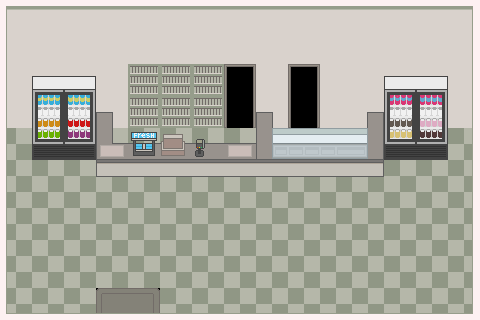

The image is a tile-based game level rendered from a .tmx file. Its description and complete source (layers, tilesets, objects, tile grids) follow:
An orthogonal 15x10 tile map with 32x32 px tiles, 4 tile layers (Tile Layer 1, Tile Layer 2, Tile Layer 3, Tile Layer 4).

<map version="1.0" orientation="orthogonal" renderorder="right-down" width="15" height="10" tilewidth="32" tileheight="32" nextobjectid="1">
 <tileset firstgid="1" name="angouries-tileset" tilewidth="32" tileheight="32" tilecount="90" columns="15">
  <image source="angouries-tileset.png" width="480" height="192" />
 </tileset>
 <layer name="Tile Layer 1" width="15" height="10">
  <data encoding="csv">
20,20,20,20,20,20,20,20,20,20,20,20,20,20,20,
19,19,19,19,19,19,19,19,19,19,19,19,19,19,19,
19,19,19,19,6,6,6,68,19,68,19,19,19,19,19,
19,19,19,19,6,6,6,83,19,83,19,19,19,19,19,
20,20,20,20,20,20,20,20,20,20,20,20,20,20,20,
20,20,20,20,20,20,20,20,20,20,20,20,20,20,20,
20,20,20,20,20,20,20,20,20,20,20,20,20,20,20,
20,20,20,20,20,20,20,20,20,20,20,20,20,20,20,
20,20,20,20,20,20,20,20,20,20,20,20,20,20,20,
20,20,20,36,37,20,20,20,20,20,20,20,20,20,20
</data>
 </layer>
 <layer name="Tile Layer 2" width="15" height="10">
  <data encoding="csv">
1,2,2,2,2,2,2,2,2,2,2,2,2,2,3,
16,0,0,0,0,0,0,0,0,0,0,0,0,0,18,
16,8,9,0,0,0,0,0,0,0,0,0,14,15,18,
16,23,24,0,0,0,0,0,46,0,0,0,29,30,18,
16,38,39,0,0,0,0,0,0,0,0,0,44,45,18,
16,0,0,40,41,41,41,41,41,41,41,43,0,0,18,
16,0,0,0,0,0,0,0,0,0,0,0,0,0,18,
16,0,0,0,0,0,0,0,0,0,0,0,0,0,18,
16,0,0,0,0,0,0,0,0,0,0,0,0,0,18,
31,32,32,32,32,32,32,32,32,32,32,32,32,32,33
</data>
 </layer>
 <layer name="Tile Layer 3" width="15" height="10">
  <data encoding="csv">
0,0,0,0,0,0,0,0,0,0,0,0,0,0,0,
0,0,0,0,0,0,0,0,0,0,0,0,0,0,0,
0,0,0,0,0,0,0,0,0,0,0,0,0,0,0,
0,0,0,10,0,0,0,0,0,0,0,13,0,0,0,
0,0,0,25,26,26,26,26,61,62,63,64,0,0,0,
0,0,0,0,0,0,0,0,0,0,0,0,0,0,0,
0,0,0,0,0,0,0,0,0,0,0,0,0,0,0,
0,0,0,0,0,0,0,0,0,0,0,0,0,0,0,
0,0,0,0,0,0,0,0,0,0,0,0,0,0,0,
0,0,0,0,0,0,0,0,0,0,0,0,0,0,0
</data>
 </layer>
 <layer name="Tile Layer 4" width="15" height="10">
  <data encoding="csv">
0,0,0,0,0,0,0,0,0,0,0,0,0,0,0,
0,0,0,0,0,0,0,0,0,0,0,0,0,0,0,
0,0,0,0,0,0,0,0,0,0,0,0,0,0,0,
0,0,0,0,0,0,0,0,0,0,0,0,0,0,0,
0,0,0,57,55,56,58,57,0,0,0,0,0,0,0,
0,0,0,0,0,0,0,0,0,0,0,0,0,0,0,
0,0,0,0,0,0,0,0,0,0,0,0,0,0,0,
0,0,0,0,0,0,0,0,0,0,0,0,0,0,0,
0,0,0,0,0,0,0,0,0,0,0,0,0,0,0,
0,0,0,0,0,0,0,0,0,0,0,0,0,0,0
</data>
 </layer>
</map>
